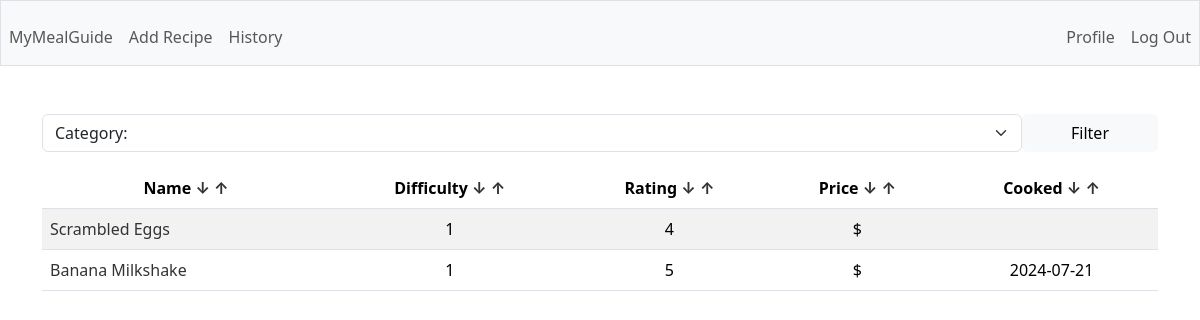
Page / (signed in) on the earlier database version.
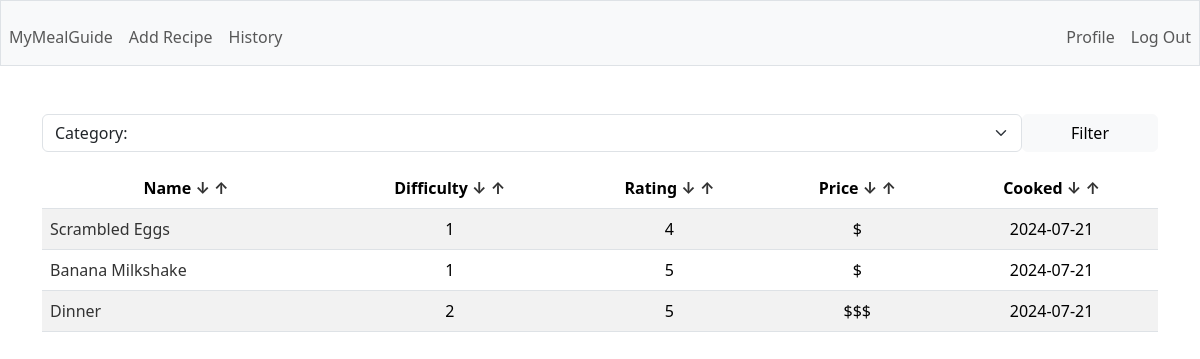
Same page on the later database version.
### tables this page shows
CREATE TABLE recipes (
        id INTEGER PRIMARY KEY AUTOINCREMENT,
        user_id INTEGER,
        name TEXT NOT NULL,
        description TEXT,
        total_time INTEGER,
        category TEXT,
        instructions TEXT,
        difficulty INTEGER,
        rating INTEGER,
        price TEXT,
        last_cooked DATE,
        FOREIGN KEY(user_id) REFERENCES users(id)
    );

### app.py (the view)
@app.route('/')
@login_required
def home():
    category = request.args.get('category')
    if category:
        rows = g.c.execute('SELECT id, name, category, difficulty, rating, price, last_cooked FROM recipes WHERE user_id = ? AND category = ?', (session['user_id'], category)).fetchall()
        return render_template('index.html', rows=rows, columns=COLUMNS, categories=CATEGORIES, category=category.capitalize())
    else:
        rows = g.c.execute('SELECT id, name, category, difficulty, rating, price, last_cooked FROM recipes WHERE user_id = ?', (session['user_id'],)).fetchall()
        return render_template('index.html', rows=rows, columns=COLUMNS, categories=CATEGORIES)

### app.py (called while the page is built)
@app.before_request
def before_request():
    g.db = sqlite3.connect('database.db')
    g.c = g.db.cursor()

@app.teardown_request
def teardown_request(exception):
    db = getattr(g, 'db', None)
    if db is not None:
        db.close()

@app.after_request
def after_request(response):
    response.headers['Cache-Control'] = 'no-cache, no-store, must-revalidate'
    response.headers['Pragma'] = 'no-cache'
    response.headers['Expires'] = '0'
    return response

### helpers.py (called while the page is built)
def login_required(f):
    @wraps(f)
    def decorated_function(*args, **kwargs):
        if session.get('user_id') is None:
            return redirect('/login')
        return f(*args, **kwargs)
    return decorated_function

### templates/index.html (shortened to what this page needs)
{% extends "layout.html" %} {% block title %} Homepage {% endblock %} {% block
main %}
<div class="mb-3">
  <form action="/sort" method="GET" class="d-flex">
    <select
      name="category"
      class="form-select"
      aria-label="Default select example"
    >
      {% if category %}
      <option selected disabled>Category: {{ category }}</option>
      {% else %}
      <option selected disabled>Category:</option>
      {% endif %}
    </select>
    <button class="btn btn-light d-block px-5" type="submit">Filter</button>
  </form>
</div>
<table class="table table-striped">
  <thead>
    <tr>
      {% for c in columns %}
      <th scope="col">
        {{ c.capitalize() }}
        <a href="{{ url_for('sort', column=c, way='DESC')}}">↓</a>
        <a href="{{ url_for('sort', column=c, way='ASC')}}">↑</a>
      </th>
      {% endfor %}
    </tr>
  </thead>
  <tbody>
    {% for row in rows: %}
    <tr>
      <td class="text-start">
        <a href="/recipe/{{ row[0] }}">{{ row[1] }}</a>
      </td>
      <td>{{ row[3] }}</td>
      <td>{{ row[4] }}</td>
      <td>{{ row[5] }}</td>
      <td>{{ row[6]}}</td>
    </tr>
    {% endfor %}
  </tbody>
</table>
{% endblock %}

Differences in the rows shown:
changed recipes "Scrambled Eggs": last_cooked (not shown) → "2024-07-21"
added recipes: name "Dinner", difficulty "2", rating "5", price "$$$", last_cooked "2024-07-21"
